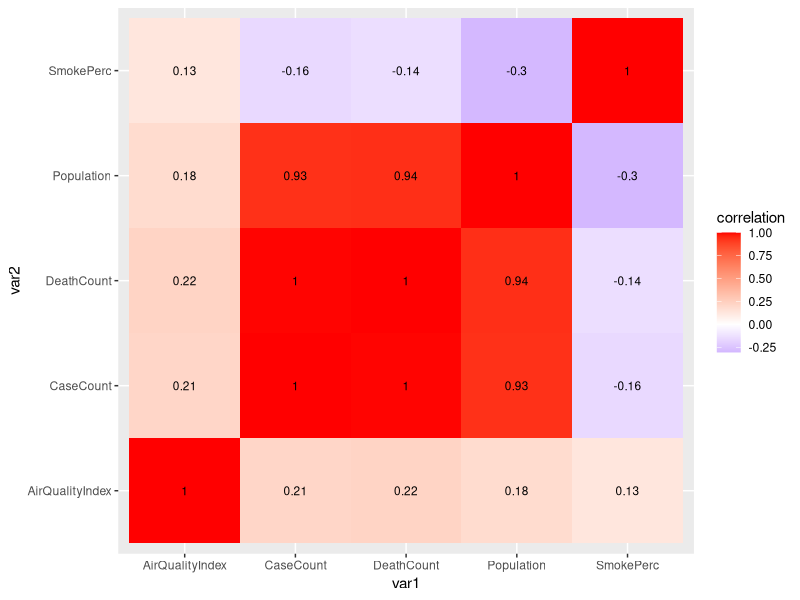
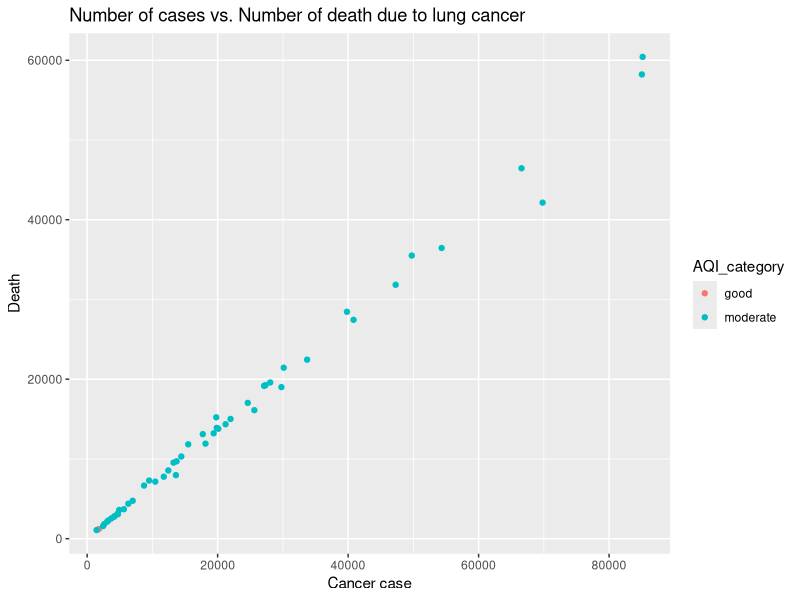
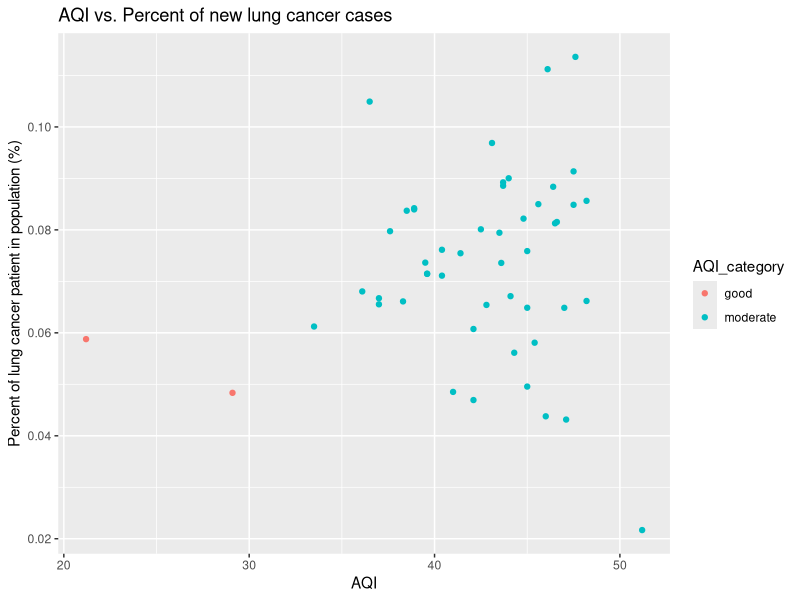
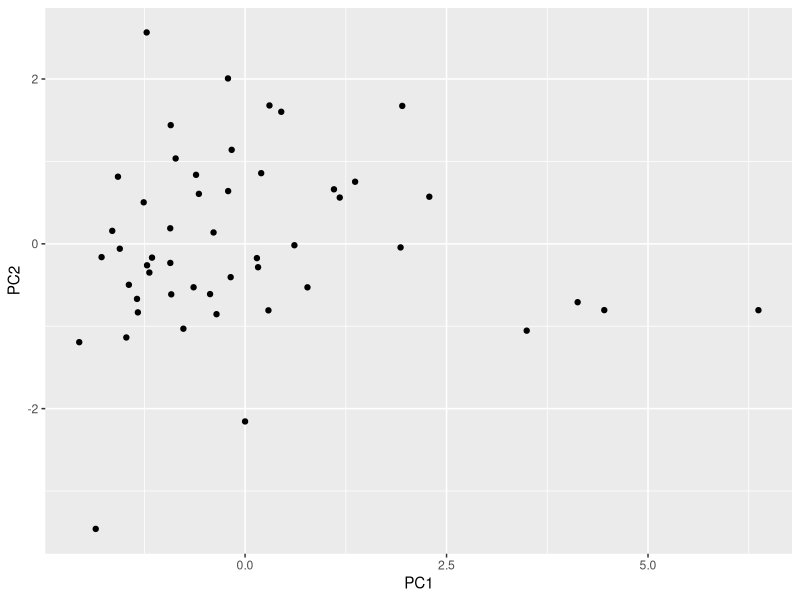
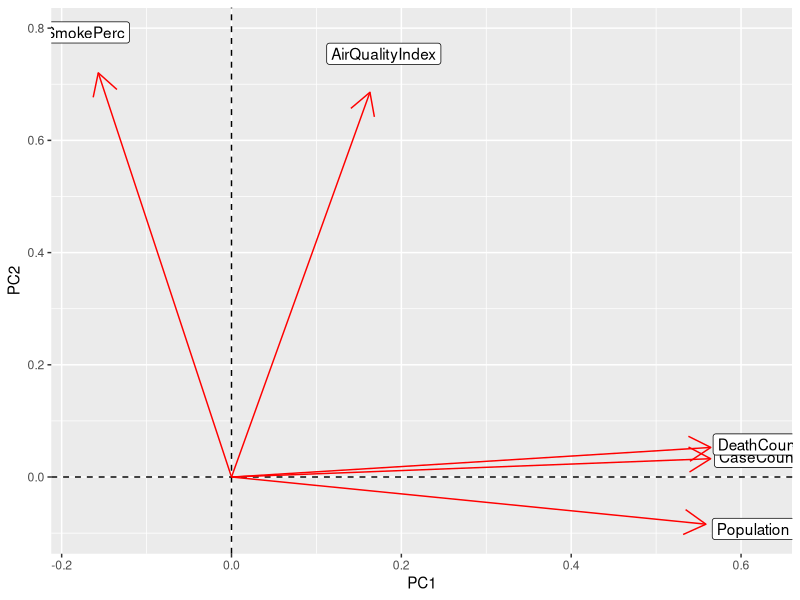

Write R code to recreate these figures, in order.
## ---- chunk 1
#DO NOT EDIT THIS CHUNK OR ANYTHING ABOVE IT!
knitr::opts_chunk$set(echo = TRUE, eval = TRUE, fig.align = "center", warning = F, message = F, tidy=T, tidy.opts=list(width.cutoff=50), R.options=list(max.print=100,dplyr.print_max=100))
## ---- chunk 2
library(tidyverse)
# Load lung cancer cases dataset
lung_cancer <- read_csv("p1data/USCS.csv")
# Load smoking percentage dataset
smoking <- read_csv("p1data/smoking.csv")
smoking <- smoking[-54,]
# Load air quality index dataset
aqi <- read_csv("p1data/AirQuality.csv")
aqi <- aqi[,-3]
# Load lung cancer death counts dataset
death <- read_csv("p1data/USCS_death.csv")
death <- death[,-c(3:8)]

# Join Datasets
allData <- full_join(lung_cancer, smoking, by = c("Area" = "Location"))
allData <- full_join(aqi, allData, by = c("State" = "Area"))
allData <- full_join(allData, death, by = c("State" = "Area"))
# Delete unnecessary columns 
allData <- allData[,-c(3:7)]
# Rename column with appropriate name
allData <- rename(allData, SmokePerc = Data_Value)
## ---- chunk 3
# Drop NAs in dataset
allData <- allData %>% drop_na()

# Find number of observations in dataset
allData %>% n_distinct()
## ---- chunk 4
# Find max, min values for numeric variables using filter()
allData %>% filter(AirQualityIndex==max(AirQualityIndex) | AirQualityIndex==min(AirQualityIndex))
allData %>% filter(CaseCount==max(CaseCount) | CaseCount==min(CaseCount))
allData %>% filter(Population==max(Population) | Population==min(Population))
allData %>% filter(SmokePerc==max(SmokePerc) | SmokePerc==min(SmokePerc))
allData %>% filter(DeathCount==max(DeathCount) | DeathCount==min(DeathCount))
## ---- chunk 5
# Find mean of numeric variables using select()
allData %>% select_if(is.numeric) %>% colMeans()

# Find sd of numeric variables
allData %>% select_if(is.numeric) %>% summarise(sd(AirQualityIndex), sd(CaseCount), sd(Population), sd(SmokePerc), sd(DeathCount))
## ---- chunk 6
# Create categorical variable based on air quality index using mutate()
allData <- allData %>% mutate(AQI_category = cut(AirQualityIndex, breaks = c(0, 30, 60), labels = c("good", "moderate")))

# Number of observations in each AQI category
allData %>% group_by(AQI_category) %>% summarise(n = n())
## ---- chunk 7
# Group by AQI and get case count statistics
allData %>% group_by(AQI_category) %>% summarise(AvgCaseCount = mean(CaseCount), sd = sd(CaseCount), min_case = min(CaseCount), max_case = max(CaseCount)) %>% arrange(AvgCaseCount)
## ---- chunk 8
# Group by AQI and get population statistics
allData %>% group_by(AQI_category) %>% summarise(AvgPop = mean(Population), sd = sd(Population), min_pop = min(Population), max_pop = max(Population)) %>% arrange(AvgPop)
## ---- chunk 9
# Group by AQI and get air quality statistics
allData %>% group_by(AQI_category) %>% summarise(AvgAQI = mean(AirQualityIndex), sd = sd(AirQualityIndex), min_AQI = min(AirQualityIndex), max_AQI = max(AirQualityIndex)) %>% arrange(AvgAQI)
## ---- chunk 10
# Group by AQI and get smoke percentage statistics
allData %>% group_by(AQI_category) %>% summarise('AvgSmoke%' = mean(SmokePerc), sd = sd(SmokePerc), 'min_smoke%' = min(SmokePerc), 'max_smoke%' = max(SmokePerc)) %>% arrange('AvgSmoke%')
## ---- chunk 11
# Group by AQI and get death count statistics
allData %>% group_by(AQI_category) %>% summarise(AvgDeath = mean(DeathCount), sd = sd(DeathCount), min_death = min(CaseCount), max_death = max(DeathCount)) %>% arrange(AvgDeath)
## ---- chunk 12
# Correlation heatmap
allData_num <- allData %>% column_to_rownames("State") %>% select_if(is.numeric) %>% cor()

# Create correlation heatmap
cor_data <- allData_num %>% as.data.frame %>% rownames_to_column('var1') %>% pivot_longer(-1, names_to = 'var2', values_to = 'correlation')
cor_data %>% ggplot(aes(var1, var2, fill= correlation)) + geom_tile() + scale_fill_gradient2(low = 'blue', mid = 'white', high = 'red') + geom_text(aes(label= round(correlation,2)), color = 'black', size = 3)
## ---- chunk 13
allData %>% ggplot(aes(CaseCount, DeathCount)) + 
  labs(x="Cancer case", y="Death", title = "Number of cases vs. Number of death due to lung cancer")+
  geom_point(aes(color = AQI_category))
## ---- chunk 14
new_all <- allData %>% mutate(case_per = ((CaseCount / Population)*100))
new_all %>% ggplot(aes(AirQualityIndex, case_per)) + 
  labs(x="AQI", y="Percent of lung cancer patient in population (%)", title = "AQI vs. Percent of new lung cancer cases")+
  geom_point(aes(color = AQI_category))
## ---- chunk 15
#Data preparation
all1<- allData %>% select(-AQI_category)
all_num <-all1 %>% select_if(is.numeric) %>% scale 
rownames(all_num)<- all1$State

# Perform PCA
all_pca<-princomp(all_num)

# Summarize result
summary(all_pca, loadings=T)

# Plot PC scores
alldf<-data.frame(Name=all1$State, PC1=all_pca$scores[, 1],PC2=all_pca$scores[, 2])
ggplot(alldf, aes(PC1, PC2)) + geom_point()

## ---- chunk 16
# Decide how many PCs to keep
eigval<-all_pca$sdev^2
round(cumsum(eigval)/sum(eigval), 2) 
## ---- chunk 17
#highest on PC1
all_pca$scores[,1:4] %>% as.data.frame  %>% top_n(3, Comp.1)
#lowest PC1
all_pca$scores[,1:4] %>% as.data.frame  %>% top_n(-3, Comp.1)
#highest on PC2
all_pca$scores[,1:4] %>% as.data.frame  %>% top_n(3, wt=Comp.2)
#lowest on PC2
all_pca$scores[,1:4] %>% as.data.frame %>% top_n(3, wt=desc(Comp.2))
## ---- chunk 18
# Plot of loadings
all_pca$loadings[1:5, 1:2] %>% as.data.frame %>% rownames_to_column %>% ggplot() + geom_hline(aes(yintercept=0), lty=2) +   
geom_vline(aes(xintercept=0), lty=2) + 
  ylab("PC2") + xlab("PC1") +   
  geom_segment(aes(x=0, y=0, xend=Comp.1, yend=Comp.2), arrow=arrow(), col="red") +   geom_label(aes(x=Comp.1*1.1, y=Comp.2*1.1, label=rowname))
## ---- chunk 19
## DO NOT DELETE THIS BLOCK!
sessionInfo()
Sys.time()
Sys.info()
